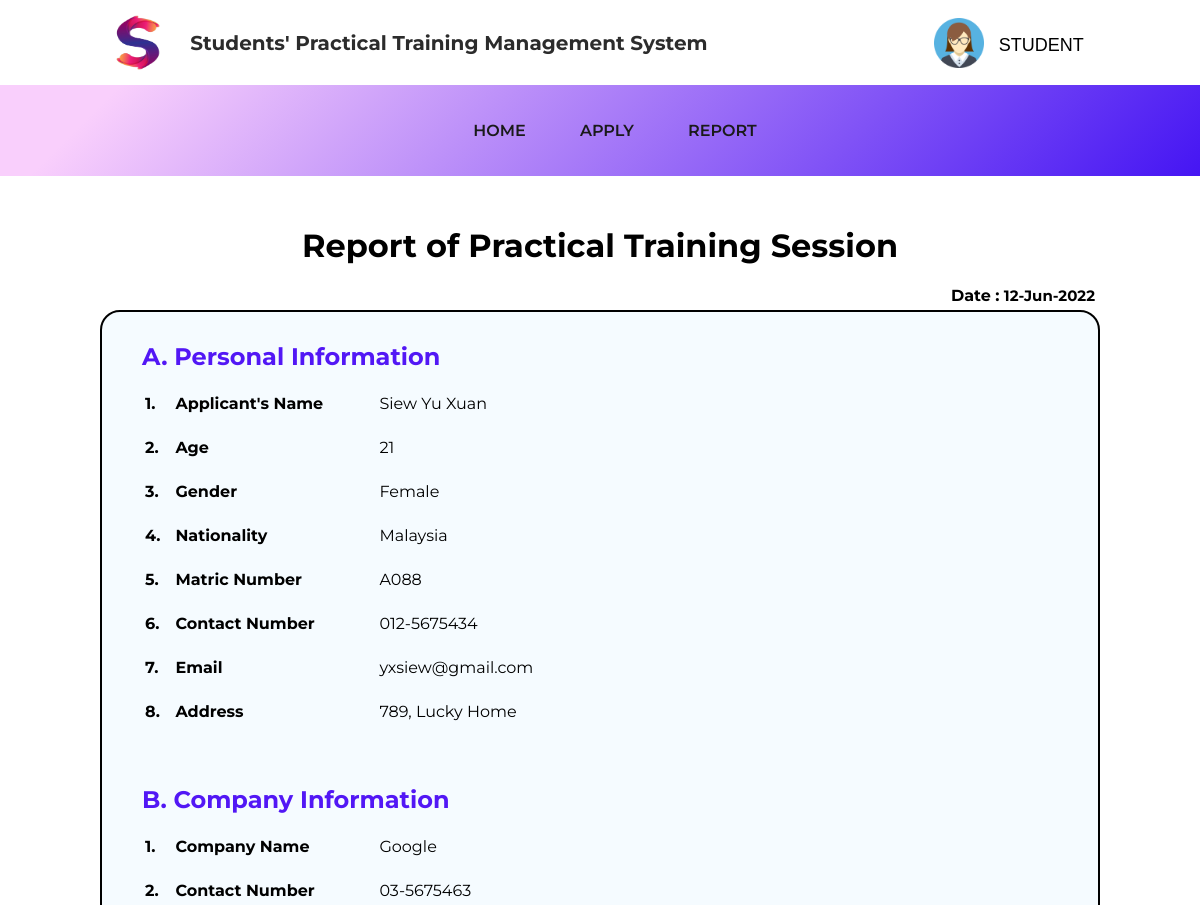
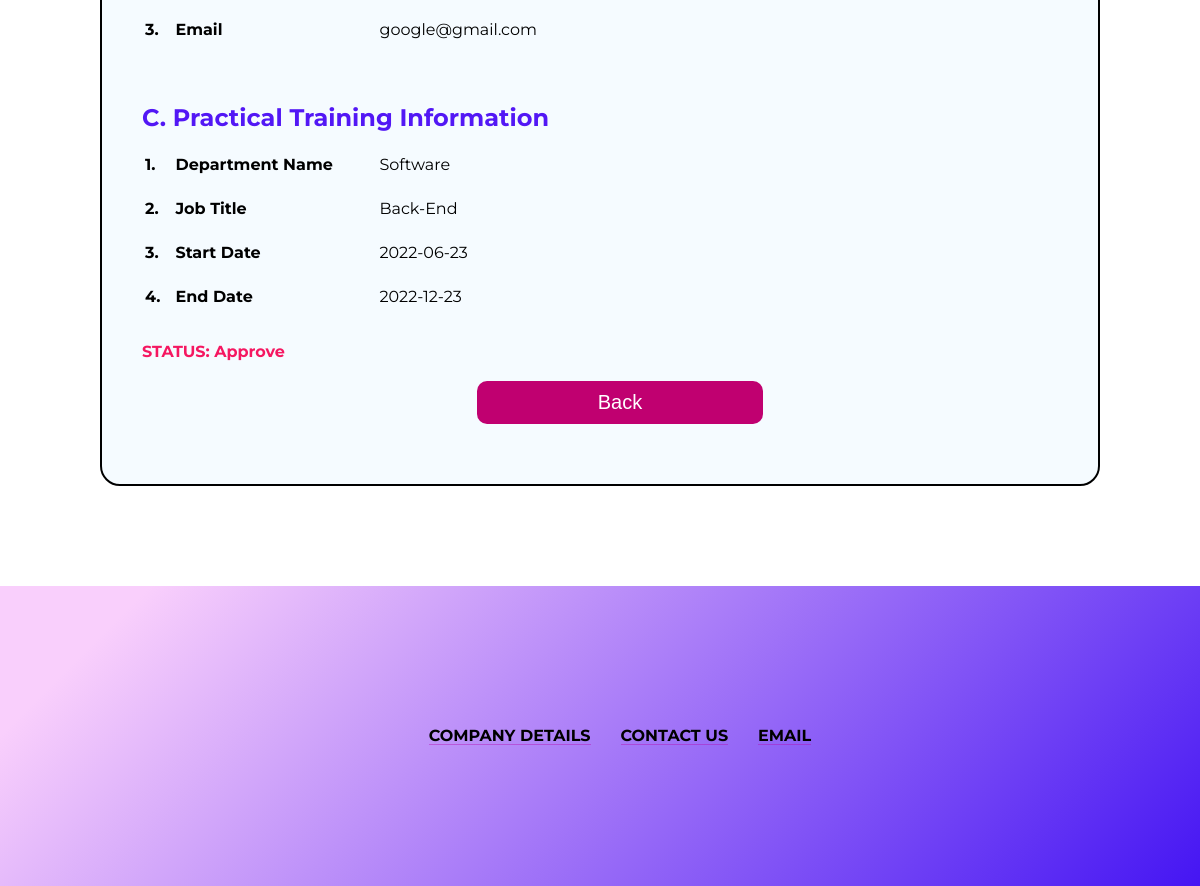
Page /Student/view_report.php?t_id=2 (signed in) on the committed database (2 pictures, top to bottom).
### tables this page shows
CREATE TABLE IF NOT EXISTS users(
    userid int(6) UNSIGNED AUTO_INCREMENT PRIMARY KEY,
    email varchar(30) NOT NULL,
    name varchar(30) NOT NULL,
    address varchar(100) NOT NULL,
    age int(3) NOT NULL,
    phone varchar(20) NOT NULL
);

CREATE TABLE IF NOT EXISTS practical_training(
    applicationid int(6) UNSIGNED AUTO_INCREMENT PRIMARY KEY,
    applicationtitle varchar(45) NOT NULL,
    applicationdate varchar(20) NOT NULL,
    applicationstatus varchar(10) NOT NULL,
    fk_userid int(6) UNSIGNED NOT NULL,
    FOREIGN KEY (fk_userid) REFERENCES users(userid)
    ON DELETE CASCADE
    ON UPDATE CASCADE
);

CREATE TABLE IF NOT EXISTS user_detail(
    gender varchar(10) NOT NULL,
    matricnumber varchar(9) NOT NULL,
    nationality varchar(15) NOT NULL,
    fk_applicationid int(6) UNSIGNED NOT NULL,
    FOREIGN KEY (fk_applicationid) REFERENCES practical_training(applicationid)
    ON DELETE CASCADE
    ON UPDATE CASCADE
    );

CREATE TABLE IF NOT EXISTS company(
    companyname varchar(20) NOT NULL,
    companycontactno varchar(20) NOT NULL,
    companyemail varchar(20) NOT NULL,
    department varchar(30) NOT NULL,
    jobtitle varchar(25) NOT NULL,
    startdate varchar(20) NOT NULL,
    enddate varchar(20) NOT NULL,
    fk_applicationid int(6) UNSIGNED NOT NULL,
    FOREIGN KEY (fk_applicationid) REFERENCES practical_training(applicationid)
    ON DELETE CASCADE
    ON UPDATE CASCADE
    );

### Student/view_report.php (the view, shortened to what this page needs)
<html>
<head>
	<link rel="stylesheet" href="../style.css">
	<link rel="stylesheet" href="https://cdnjs.cloudflare.com/ajax/libs/font-awesome/4.7.0/css/font-awesome.min.css">
</head>
<?php
include "mysqli_connect.php";
$id = $_SESSION['userid'];
$t_id = $_SESSION['t_id'];
$query = mysqli_query($conn, "SELECT * FROM users INNER JOIN practical_training INNER JOIN company INNER JOIN user_detail on users.userid = practical_training.fk_userid AND practical_training.applicationid = company.fk_applicationid = user_detail.fk_applicationid where userid = '$id' AND applicationid = '$t_id'") or die(mysqli_connect_error());
$row = mysqli_fetch_array($query);
?>
<body>
	<div class="outercontainer-nav">
		<div class="container-logo">
			<a href="../Student.php"><img src="../images/transparent-logo.png" alt="Logo" id="img-logo"></a>
			<p class="title">Students' Practical Training Management System</p>
		</div>
		<div class="dropdown">
			<button class="dropbtn-logo"><img src="../images/student-girl.png" alt="Student girl logo" width="400px">
				<p>STUDENT</p>
			</button>
		</div>
	</div>
	<nav class="stroke">
		<ul>
			<li><a href="../Student.php">Home</a></li>
			<li><a href="application_homepage.php">Apply</a></li>
			<li><a href="report_homepage.php">Report</a></li>
		</ul>
	</nav>
	<h1 style="text-align: center; margin-top: 50px;">Report of Practical Training Session</h1>
	<label style="display: block; text-align: end; margin-right: 105px;">
		<b>Date :</b>
		<?php echo "<span style='font-size:15px; font-weight:bold;'>" . $row['applicationdate'] . "</span>";
		?>
	</label>
	<div class="outer-container">
		<form method="post" action="report.php">
			<div class="entire-table">
				<div class="tableA">
					<h2>A. Personal Information</h2>
					<table class="tablePracticalTraining">
						<tr id="line-height-report">
							<td id="num">1.</td>
							<td class="question">Applicant's Name</td>
							<td><?php echo $row['name']?></td>
						</tr>
						<tr id="line-height-report">
							<td id="num">2.</td>
							<td class="question">Age</td>
							<td><?php echo $row['age']; ?></td>
						</tr>
						<tr id="line-height-report">
							<td id="num">3.</td>
							<td class="question">Gender</td>
							<td><?php echo $row['gender']; ?></td>
						</tr>
						<tr id="line-height-report">
							<td id="num">4.</td>
							<td class="question">Nationality</td>
							<td><?php echo $row['nationality']; ?></td>
						</tr>
						<tr id="line-height-report">
							<td id="num">5.</td>
							<td class="question">Matric Number</td>
							<td><?php echo $row['matricnumber']; ?></td>
						</tr>
						<tr id="line-height-report">
							<td id="num">6.</td>
							<td class="question">Contact Number</td>
							<td><?php echo $row['phone']; ?></td>
						</tr>
						<tr id="line-height-report">
							<td id="num">7.</td>
							<td class="question">Email</td>
							<td><?php echo $row['email']; ?></td>
						</tr>
						<tr id="line-height-report">
							<td id="num">8.</td>
							<td class="question">Address</td>
							<td><?php echo $row['address']; ?></td>
						</tr>
					</table>
				</div>
				<div class="tableB">
					<h2>B. Company Information</h2>
					<table class="tablePracticalTraining">
						<tr id="line-height-report">
							<td id="num">1.</td>
							<td class="question">Company Name</td>
							<td><?php echo $row['companyname']; ?></td>
						</tr>
						<tr id="line-height-report">
							<td id="num">2.</td>
							<td class="question">Contact Number</td>
							<td><?php echo $row['companycontactno']; ?></td>
						</tr>
						<tr id="line-height-report">
							<td id="num">3.</td>
							<td class="question">Email</td>
							<td><?php echo $row['companyemail']; ?></td>
						</tr>
					</table>
				</div>
				<div class="tableC">
					<h2>C. Practical Training Information</h2>
					<table class="tablePracticalTraining">
						<tr id="line-height-report">
							<td id="num">1.</td>
							<td class="question">Department Name</td>
							<td><?php echo $row['department']; ?></td>
						</tr>
						<tr id="line-height-report">
							<td id="num">2.</td>
							<td class="question">Job Title</td>
							<td><?php echo $row['jobtitle']; ?></td>
						</tr>
						<tr id="line-height-report">
							<td id="num">3.</td>
							<td class="question">Start Date</td>
							<td><?php echo $row['startdate']; ?></td>
						</tr>
						<tr id="line-height-report">
							<td id="num">4.</td>
							<td class="question">End Date</td>
							<td><?php echo $row['enddate']; ?></td>
						</tr>
					</table>
					<h4><?php echo "STATUS: " . $row['applicationstatus']; ?></h4>
					<input class="button-training" type="submit" name="submit" value="Back">
				</div>
			</div>
		</form>
	</div>
	<?php include '../includes/footer.php' ?>
</body>
</html>

### style.css (style rules this page uses)
body { font-family: 'Montserrat', sans-serif; margin: 0; }
.container-logo { display: flex; text-align: left; }
.outercontainer-nav { display: flex; align-items: center; justify-content: space-around; }
.dropdown img { width: 50px; height: 100%; float: left; padding-top: 15px; padding-right: 10px; }
p.title { font-size: 20px; color: rgb(44, 44, 44); display: flex; align-items: center; font-weight: 700; }
.form .sign-in-button, .homepage-caption button, button.insert-button, input[type=submit].button-training, .co-homepage-submit, .co-viewapp-btn, .button-training1, #search, input.admin-btn { outline: 0; border: 0; background: #c00070; cursor: pointer; border-radius: 10px; color: white; padding: 10px; }
input[type=submit].button-training { font-size: 20px; margin: 10px 0px 20px 35%; display: block; width: 30%; }
a { text-decoration: none; }
#img-logo { display: inline-block; margin: 15px 25px 15px 0px; height: 55px; width: 55px; }
nav.stroke { background-image: linear-gradient(135deg, #f9cffc 10%, #4515f3 100%); width: 100%; padding: 5px; }
nav ul { list-style: none; text-align: center; }
nav ul li { display: inline-block; }
nav ul li a { display: block; padding: 15px; text-decoration: none; color: rgb(26, 26, 26); text-transform: uppercase; margin: 0 10px; font-weight: 600; }
nav ul li a, nav ul li a:after, nav ul li a:before { transition: all .3s; }
nav.stroke ul li a { position: relative; }
nav.stroke ul li a:after { position: absolute; bottom: 0; left: 0; right: 0; margin: auto; width: 0%; content: '.'; color: transparent; background: white; height: 1px; }
nav { margin-left: -10px; padding: 5px 10px 5px 10px; width: 100%; background-image: linear-gradient(135deg, #f9cffc 10%, #4515f3 100%); }
.dropbtn-logo { cursor: pointer; border: none; background-color: white; display: flex; margin-top: -15px; }
.dropdown { position: relative; display: inline-block; }
.dropdown p { display: flex; align-self: center; margin: 20px 0px 0px 5px; font-size: 18px; }
table.tablePracticalTraining { width: 100%; }
.entire-table input, .user-table input, .co-homepage-table input, .select { padding: 12px 15px; margin: 8px 0; display: inline-block; box-sizing: border-box; font-size: 15px; }
.entire-table { border: 2px solid black; border-radius: 20px; padding: 10px 0px 10px 40px; margin-bottom: 10%; background-color: rgba(223, 242, 255, 0.3); }
#num, td.question { font-weight: bold; }
td.question { width: 200px; }
td#num { width: 3%; }
#line-height-report { line-height: 40px; }
.outer-container { margin: 5px 100px 5px 100px; }
.entire-table h2 { color: #5217f5; display: block; margin-bottom: 10px; text-align: left; }
h4 { color: #f51761; margin-bottom: 20px; }
.tableA, .tableB, .tableC { margin-bottom: 50px; }

### rows in the picture
users: practical_training.applicationdate "12-Jun-2022", name "Siew Yu Xuan", age "21", user_detail.gender "Female", user_detail.nationality "Malaysia", user_detail.matricnumber "A088", phone "012-5675434", email "yxsiew@gmail.com", address "789, Lucky Home", company.companyname "Google", company.companycontactno "03-5675463", company.companyemail "google@gmail.com", company.department "Software", company.jobtitle "Back-End", company.startdate "2022-06-23", company.enddate "2022-12-23", practical_training.applicationstatus "Approve"
